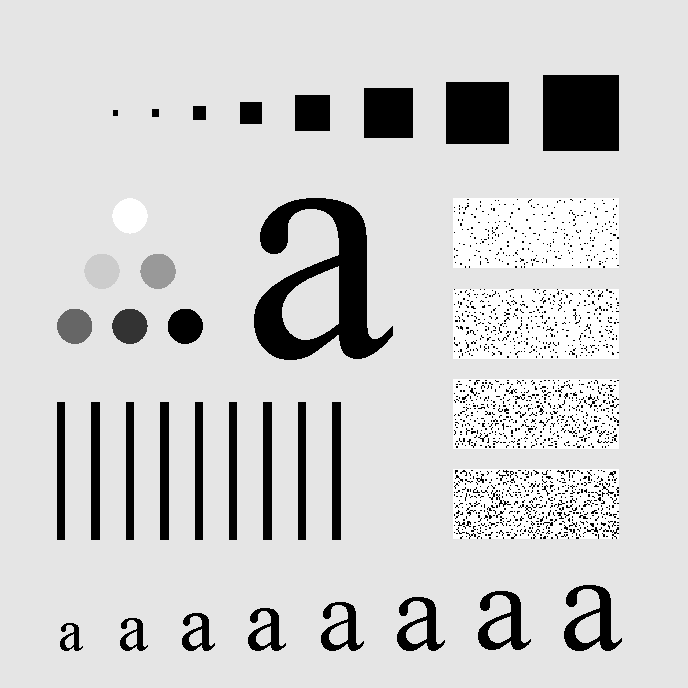
#> input picture question_3.tif, 688 x 688 px
$ python soru3.py
#> lines starting #> are read from the running program, lines starting #| are printed output that depends on the picture; after the words box and inside, x2 and y2 are one past the last pixel; in counts of white or black regions, pixels touching at a corner belong together

import cv2
import numpy as np
import matplotlib.pyplot as plt

#Kazım Muhammet Temiz 17050111021
#Mert Rıza Karadeniz 17050111054
#Nevzat Buğrahan Türk 17050111036

def lowpass_filter(shape, d0=30):

    P, Q = shape
    # Initialize filter with zeros
    H = np.zeros((P, Q))

    # Traverse through filter
    for u in range(0, P):
        for v in range(0, Q):
            # Get euclidean distance from point D(u,v) to the center
            D_uv = np.sqrt((u - P/2)**2 + (v - Q/2)**2)
            if D_uv <= d0:
                H[u, v] = 1.0
    return H


img = cv2.imread('question_3.tif',0) #0 for grayscale
#> img is the input picture: shape (688, 688); min 0, max 255, mean 207.3

img_shape = img.shape
#> img_shape = (688, 688)

f = np.fft.fft2(img)                             #compute the 2-dimesional FastFourierTransform ->ff2 Compute F(u,v) the DFT of the image
fshift = np.fft.fftshift(f)                      #Shift the zero-frequency component to the center of the spectrum.

LowPassCenter = fshift * lowpass_filter(img_shape, 30)  #Multiply F(u,v) by a filter function H(u,v)
#> after the loop in lowpass_filter, `for u in range(0, P):`:
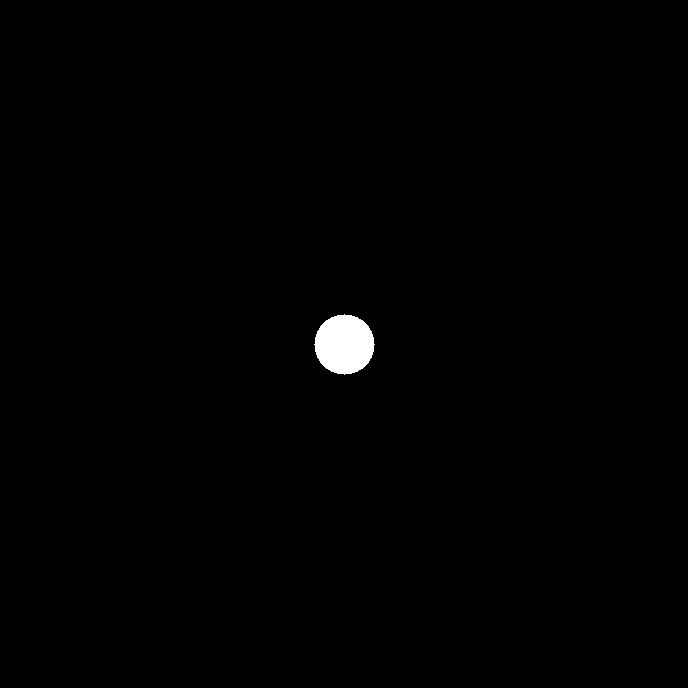
#> H: shape (688, 688) float64; values 0 (black) and 1 (white), 0.6% white; 1 white region, box (x1, y1, x2, y2) and area: (314, 314, 375, 375) 2821
LowPass = np.fft.ifftshift(LowPassCenter)
inverse_LowPass = np.fft.ifft2(LowPass)                 #Compute the inverse DFT of the result


Result = np.abs(inverse_LowPass)
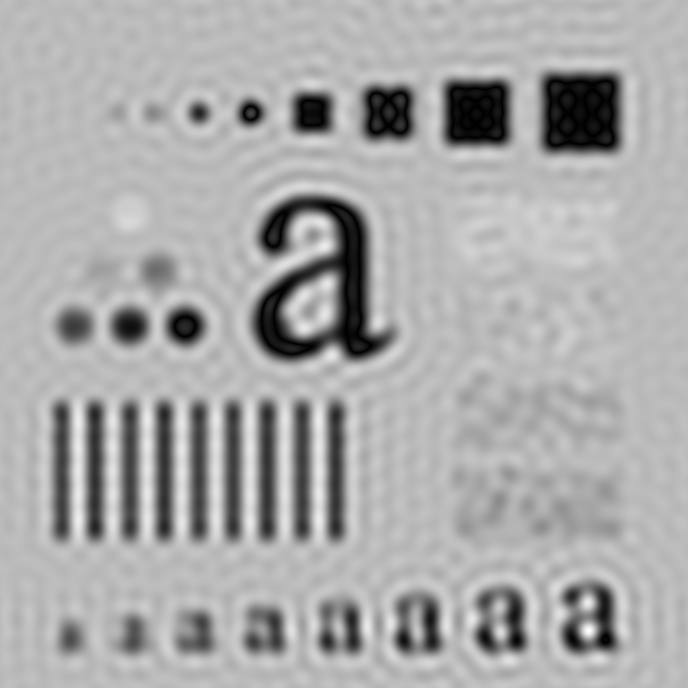
#> Result: shape (688, 688) float64; min 0.00351, max 312.5, mean 208.1; drawn with min black and max white

display = plt.figure()
display.add_subplot(1,2, 1)
plt.imshow(img,"gray"), plt.title("Original")
display.add_subplot(1,2, 2)
plt.imshow(Result,"gray"), plt.title("Ideal Low Pass with r = 30")
plt.show(block=True)
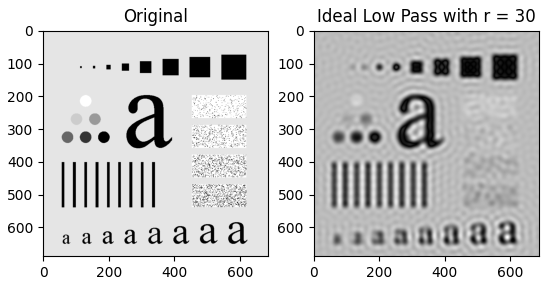
#> figure drawn by matplotlib, 2 panels

$ run again, with question_1.tif copied over question_3.tif
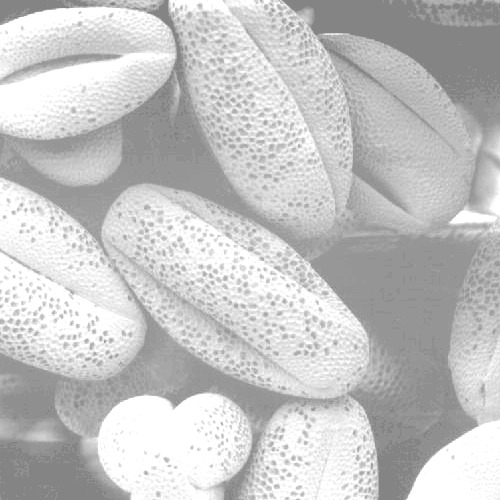
#> input picture question_1.tif, 500 x 500 px
#> img is the input picture: shape (500, 500); min 132, max 255, mean 196.4
#> after the loop in lowpass_filter, `for u in range(0, P):`:
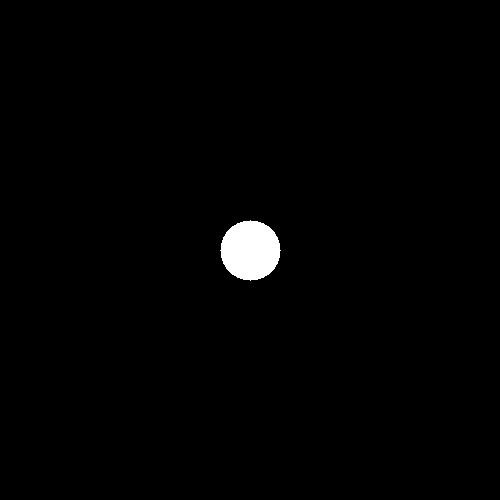
#> H: shape (500, 500) float64; values 0 (black) and 1 (white), 1.1% white; 1 white region, box (x1, y1, x2, y2) and area: (220, 220, 281, 281) 2821
#> `plt.show(block=True)`:
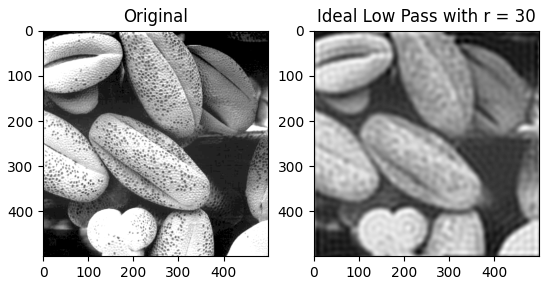
#> figure drawn by matplotlib, 2 panels

$ run again, with question_2.tif copied over question_3.tif
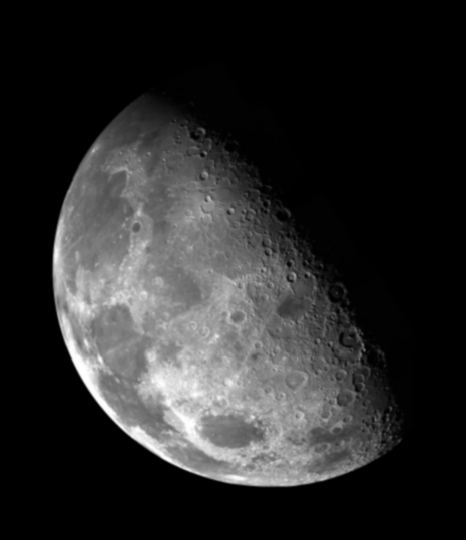
#> input picture question_2.tif, 466 x 540 px
#> img is the input picture: shape (540, 466); min 0, max 254, mean 42.7
#> after the loop in lowpass_filter, `for u in range(0, P):`:
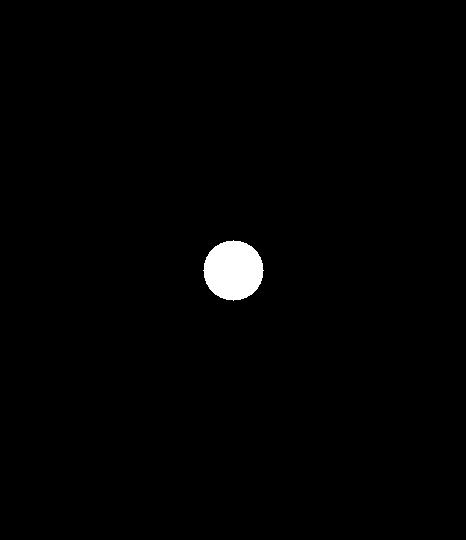
#> H: shape (540, 466) float64; values 0 (black) and 1 (white), 1.1% white; 1 white region, box (x1, y1, x2, y2) and area: (203, 240, 264, 301) 2821
#> `plt.show(block=True)`:
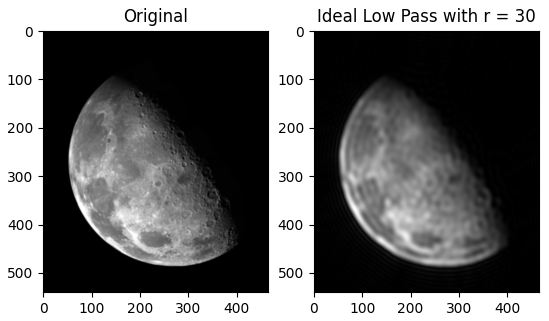
#> figure drawn by matplotlib, 2 panels
